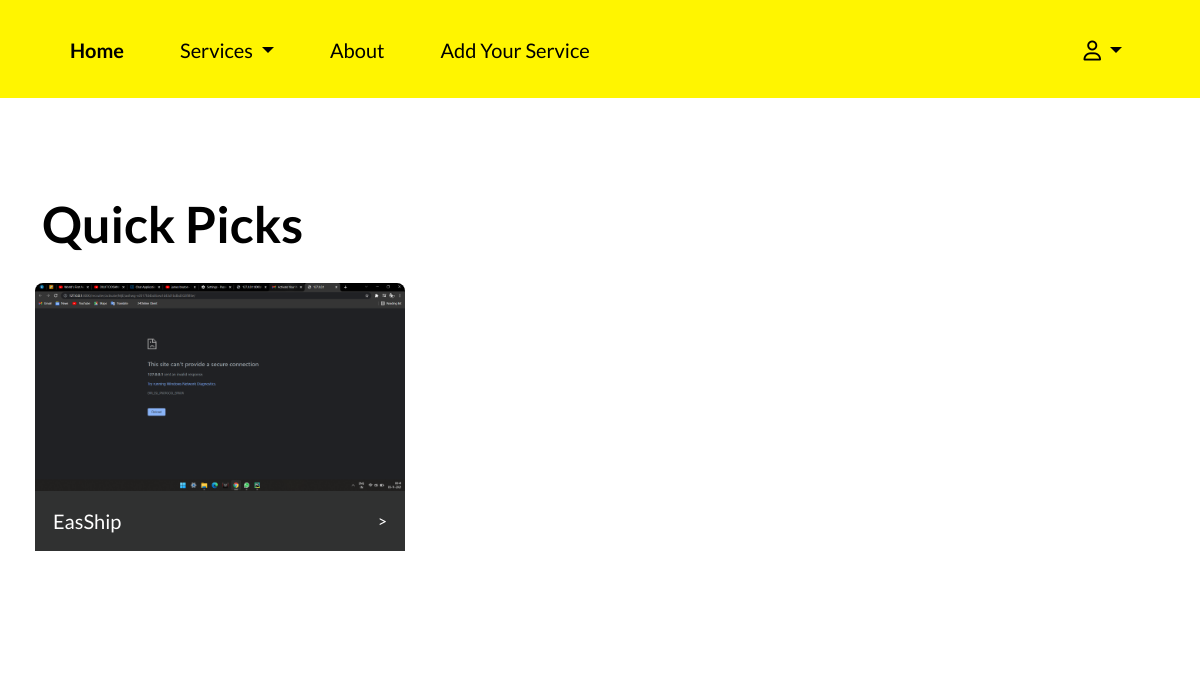
Page /category/Food on the committed database.
### service/models.py (models this page shows)
class Service(models.Model):
    provider = models.ForeignKey(User, on_delete=models.CASCADE)
    service_name = models.CharField(max_length=50)
    address = models.CharField(max_length=250)
    category = models.CharField(max_length=250, null=True)
    subcategory = models.CharField(max_length=250, null=True)
    desc = models.CharField(max_length=250, null=True)
    whatsapp = models.CharField(max_length=12, null=True)
    instagram = models.CharField(max_length=250, null=True)
    phone = models.CharField(max_length=12, null=True)
    profile_pic = models.ImageField(upload_to='service_profile/', null=True,default='service_profile/download.png')

### service/views.py (the view)
# urls.py: path('category/<str:string>', category, name='category'),
def category(request, string):
    service = Service.objects.filter(category=string)
    if request.user.is_authenticated:
        u = False
    else:
        u = True
    return render(request, 'search.html', {'service': service})

### templates/search.html (shortened to what this page needs)
{% load static %}
<!doctype html>
<html lang="en">
<head>
    <link rel="stylesheet" href="https://site-assets.fontawesome.com/releases/v6.2.1/css/all.css">
    <link rel="stylesheet" href="https://site-assets.fontawesome.com/releases/v6.2.1/css/sharp-solid.css">
    <link rel="stylesheet" href="{% static 'css/owl.theme.default.css' %}">
    <link rel="stylesheet" href="{% static 'css/owl.carousel.min.css' %}">
    <link rel="stylesheet" href="{% static 'css/owl.theme.default.min.css' %}">
    <link href="{% static 'css/bootstrap/bootstrap.min.css' %}" rel="stylesheet">
    <link rel="stylesheet" href="{% static 'css/style.css' %}">
</head>
<body>
    <main>
    <header>
   <nav class="navbar navbar-expand-lg navbar-light m-0 p-0">
      <div class="container  header-container-mob">
    <div class="collapse navbar-collapse justify-content-between navbar-list-outer" id="navbarNavDropdown">
      <ul class="navbar-nav">
        <li class="nav-item">
          <a class="nav-link active" aria-current="page" href="/"><b>Home</b></a>
        </li>
		 <li class="nav-item dropdown">
          <a class="nav-link dropdown-toggle" href="#" id="navbarDropdown" role="button" data-bs-toggle="dropdown" aria-expanded="false">
            Services
          </a>
        </li>
        <li class="nav-item">
          <a class="nav-link" href="#">About</a>
        </li>
        <li class="nav-item">
          <a class="nav-link" href="/addNewService/">Add Your Service</a>
        </li>
       </ul>
	<ul class="header-right-text">
        {% if u %}
	<li><a class="login-btn" href="/login">Login</a></li>
        {% else %}
	<li class="nav-item dropdown">
          <a class="nav-link dropdown-toggle" href="#" id="navbarDropdown" role="button" data-bs-toggle="dropdown" aria-expanded="false">
           <i class="fa-regular fa-user"></i>
          </a>
        </li>
        {% endif %}
	</ul>
    </div>
  </div>
</nav>
        </header>
        <section class="quick-section">
            <div class="container">
                <div class="row">
                    <div class="col-11">
                        <h1>Quick Picks</h1>
                    </div>
					<div class="col-md-1 d-flex align-items-center"></div>
                    {% for s in service %}
					<div class="col-md-4" style="padding:5px;">
                        <a href="/service/{{s.pk}}">
					<div class="item">
						<div class="quick-outer">
							<img src={{s.profile_pic.url}}>
							<div class="quick-content-outer">
							<h6>{{s.service_name}}</h6>
							<p>></p>
							</div>
							</div>
							</div>
                            </a>
					</div>
                    {% endfor %}
                </div>
    </main>
</body>
</html>

### static/css/style.css (style rules this page uses)
*,*::before,*::after { padding:0; margin:0; box-sizing:border-box; }
html { scroll-behavior: smooth; }
body { font-size:1rem; font-family: 'Lato'; }
h1,h2,h3,h4,h5,h5,h6,ul,p,ul { margin:0; color:#fff; }
ul { list-style:none; }
a,a:hover { text-decoration:none; }
img { max-width:100%; width:100%; }
:root { --main-color: hotpink; --pane-padding: 5px 42px; }
header { background-color: #FFF500; position: relative; min-height: 75px; }
li.nav-item { border-top: 2px solid transparent; padding: 0 20px; }
.navbar-list-outer { padding:25px 0; }
.navbar-list-outer ul li a.nav-link { color: #000!important; font-size:20px; }
.header-right-text { display: flex; align-items: center; }
.header-right-text a { color:#000; font-size:20px; }
.quick-section { background-color: #fff; padding: 6rem 0; }
.quick-section h1 { color: #000; font-size:50px; font-weight:600; padding-bottom: 1.5rem; }
.quick-outer { border-radius: 8px; }
.quick-outer img { border-radius: 8px; border-bottom-left-radius: 0px; border-bottom-right-radius: 0px; }
.quick-content-outer { padding:18px; display:flex; justify-content:space-between; background-color: #303131; }
.quick-content-outer h6 { font-size:20px; font-weight:500; color:#fff; }
footer .content p,a { color: #fff; }

### rows in the picture
Service: profile_pic (picture), service_name "EasShip"
